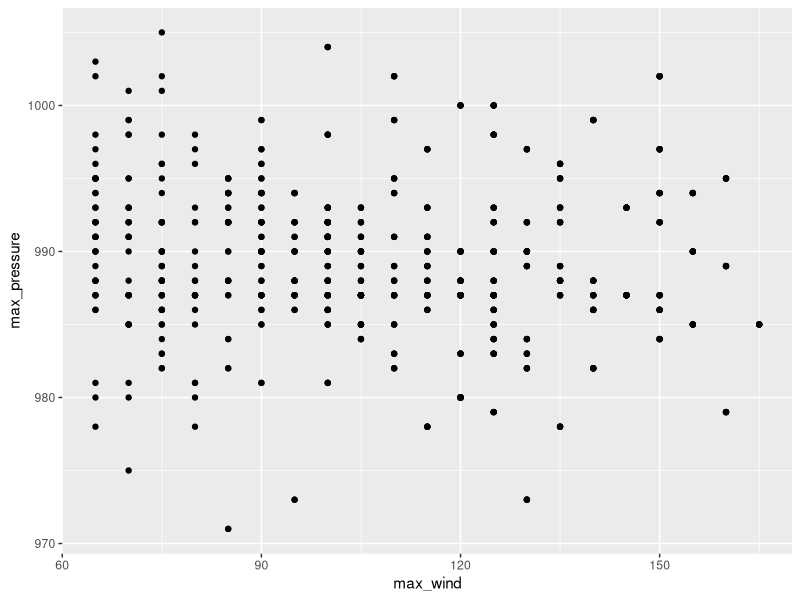
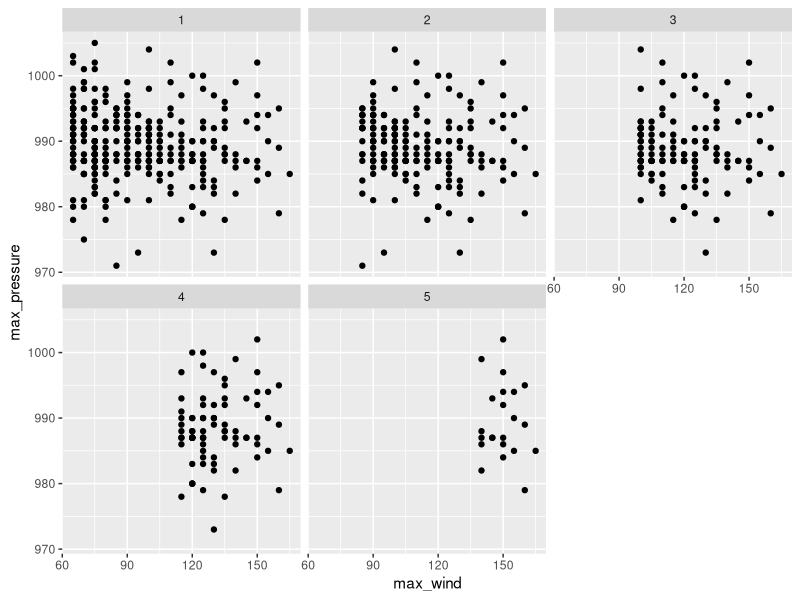
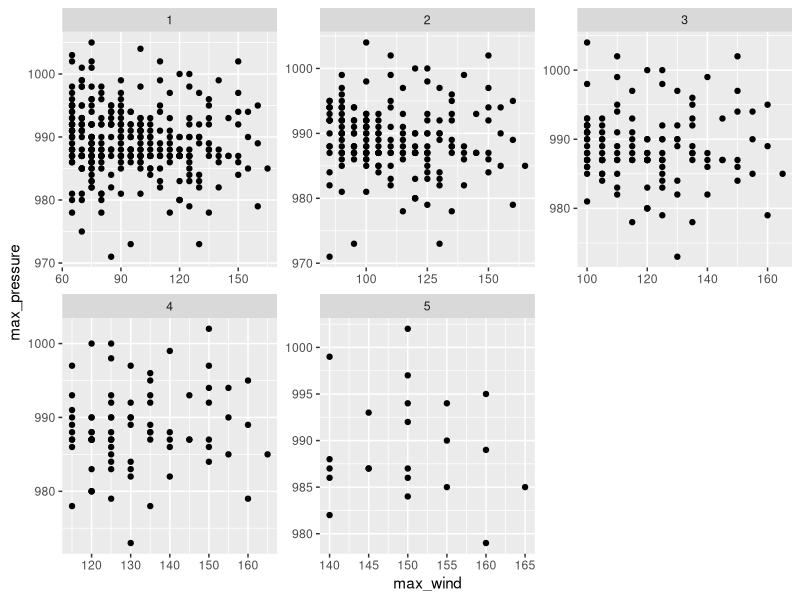
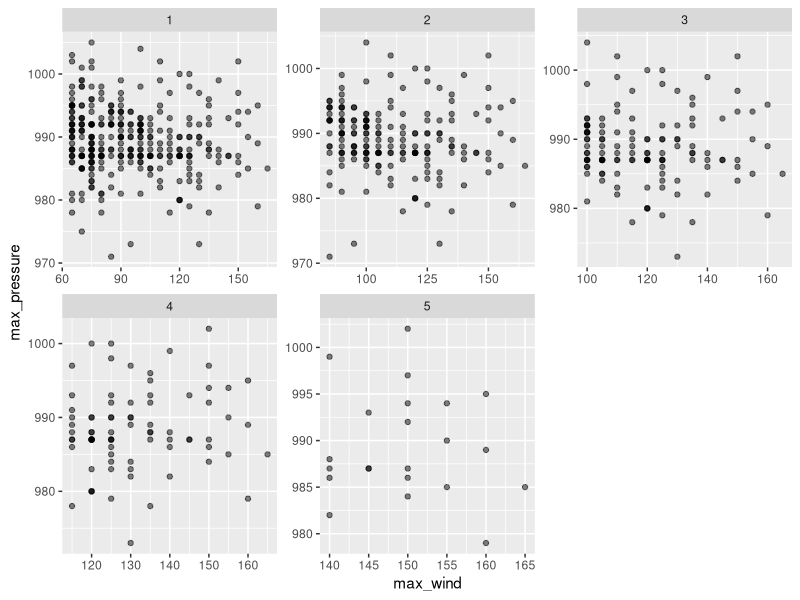
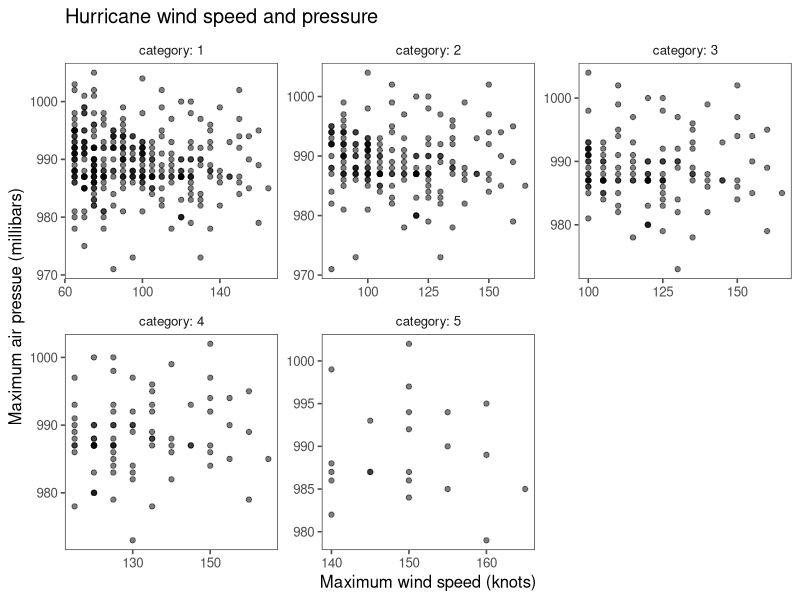
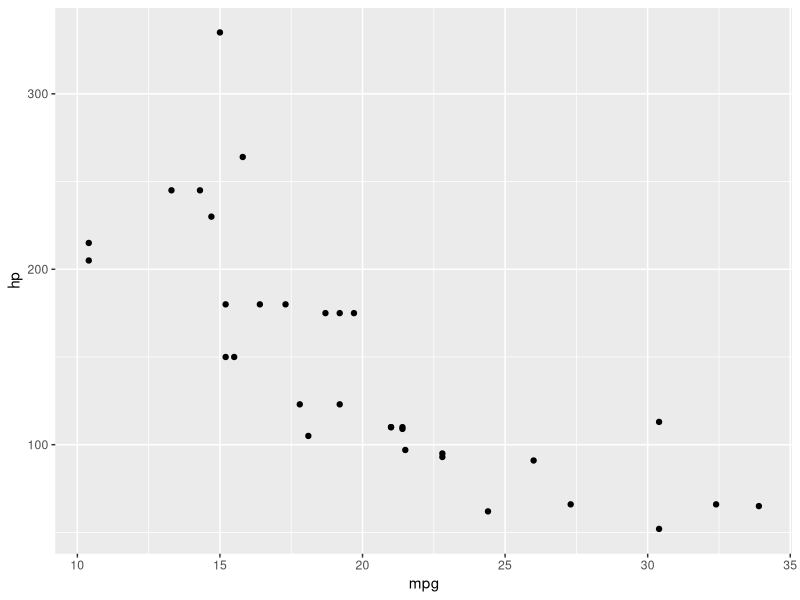
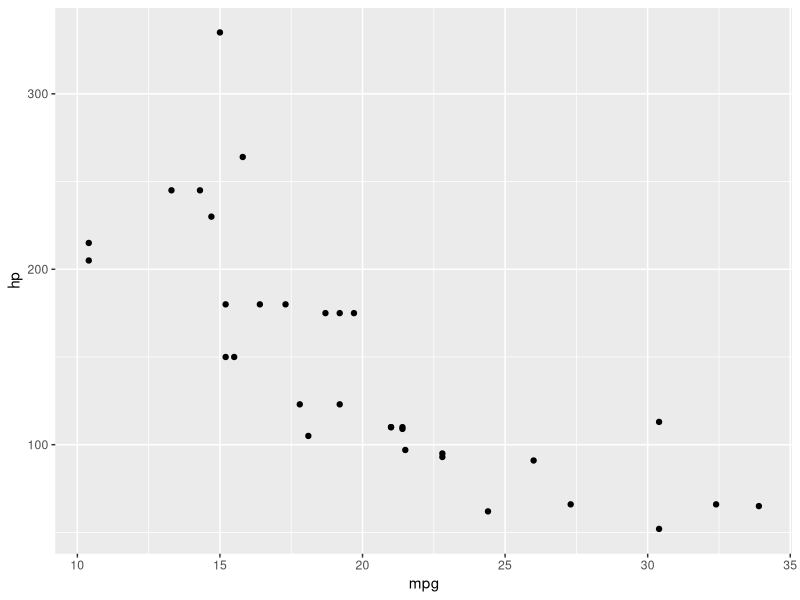
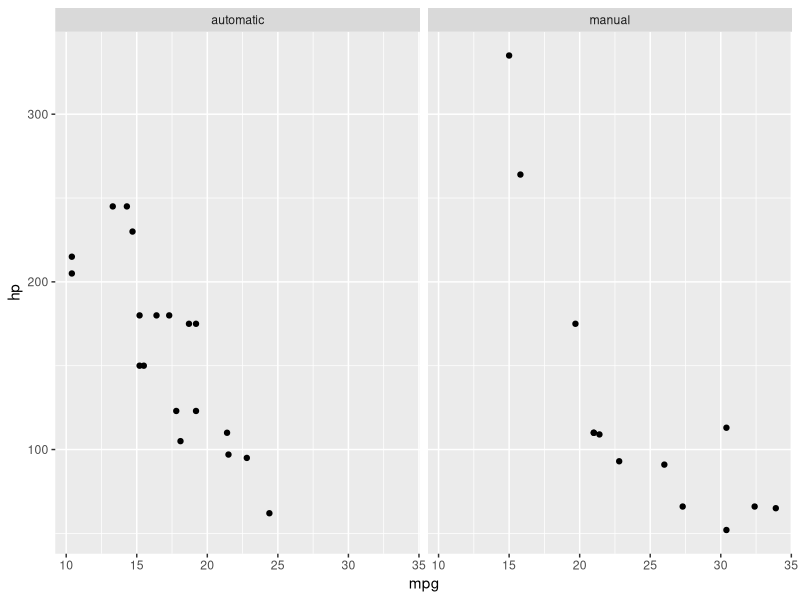

Reproduce these figures in R, in order.
## ---- chunk 1
#| label: setup
#| message: false
#| warning: false
knitr::opts_chunk$set(echo = T)
library(tidyverse)
## ---- chunk 2
data("storms")
storms
## ---- chunk 3
storms_1 <- storms %>%
  filter(!is.na(category))
storms_1
## ---- chunk 4
distinct(storms_1, name, year) %>% 
  arrange(name)
## ---- chunk 5
storms_max <- storms_1 %>%
  group_by(name, year) %>%
  summarise(max_wind=max(wind),
            max_pressure=max(max(pressure))) %>%
  ungroup() %>%
  left_join(distinct(storms_1,name,year,category)) %>%
  mutate(category=as.factor(category))
storms_max
## ---- chunk 6
ggplot(storms_max, aes(max_wind, max_pressure))+
  geom_point()
## ---- chunk 7
ggplot(storms_max, aes(max_wind, max_pressure))+
  geom_point()+
  facet_wrap(vars(category))
## ---- chunk 8
ggplot(storms_max, aes(max_wind, max_pressure))+
  geom_point()+
  facet_wrap(vars(category), scales="free")
## ---- chunk 9
ggplot(storms_max, aes(max_wind, max_pressure))+
  geom_point(alpha=.5)+
  facet_wrap(vars(category), scales="free")
## ---- chunk 10
ggplot(storms_max, aes(max_wind, max_pressure))+
  geom_point(alpha=.5)+
  facet_wrap(vars(category), scales="free", labeller = label_both)+
  scale_x_continuous(n.breaks = 4)+
  labs(x="Maximum wind speed (knots)",
       y="Maximum air pressue (millibars)",
       title="Hurricane wind speed and pressure")+
  ggthemes::theme_few()
## ---- chunk 11
mtcars1 <- mtcars %>% 
  as_tibble() %>%
  mutate(
    vs=case_when(
      vs==0 ~ "v-shaped",
      vs==1 ~ "straight"
      ),
    am=case_when(
      am==0 ~ "automatic",
      am==1 ~ "manual"
    )
  )
mtcars1
## ---- chunk 12
ggplot(mtcars1, aes(mpg, hp))+
  geom_point()
## ---- chunk 13
ggplot(mtcars1, aes(mpg, hp))+
  geom_point()+
  scale_x_continuous(limits=range(mtcars1$mpg))+
  scale_y_continuous(limits=range(mtcars1$hp))
## ---- chunk 14
ggplot(mtcars1, aes(mpg, hp))+
  geom_point()+
  facet_wrap(vars(am))+
  scale_x_continuous(limits=range(mtcars1$mpg))+
  scale_y_continuous(limits=range(mtcars1$hp))
## ---- chunk 15
ggplot(mtcars1, aes(mpg, hp))+
  geom_point()+
  facet_grid(am~vs)+
  scale_x_continuous(limits=range(mtcars1$mpg))+
  scale_y_continuous(limits=range(mtcars1$hp))
## ---- chunk 16
ggplot(mtcars1, aes(mpg, hp))+
  geom_point()+
  facet_grid(am~vs,scales="free")
## ---- chunk 17
ggplot(mtcars1, aes(mpg, hp))+
  geom_point(size=2.5,alpha=.75)+
  facet_grid(am~vs,scales="free")+
  labs(x="Miles per gallon",y="Horsepower",title="Relationship between mpg & horsepower, split by transmission & engine shape")+
  ggthemes::theme_few()+
  theme(plot.title = element_text(hjust=0.5))
